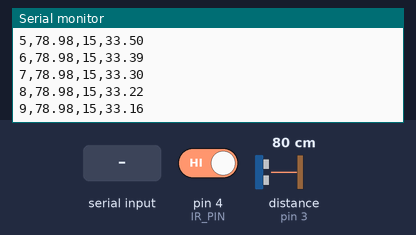
Simulated run of this sketch. Board: Arduino Uno, built with avr-gcc and run on an emulated ATmega328P. On the bench: the last lines printed to the serial monitor. Wiring (inferred from the names in the program): ultrasonic range finder: trigger pin 2; echo pin 3. The test bench sets the inputs (shaded band); at power-on: distance to the obstacle (sensor on pin 3) 80 cm, pin 4 (IR_PIN) HIGH. The echo pulse lasts 58.3 µs per cm.

Above: at 1.2 s.
1.3 s: distance to the obstacle (sensor on pin 3) set to 2 cm
At 1.39 s:
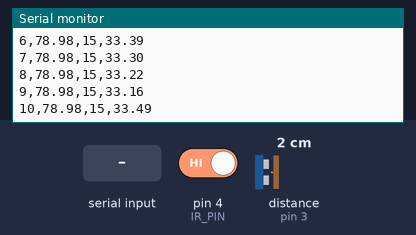
2.8 s: distance to the obstacle (sensor on pin 3) set to 9 cm
At 2.85 s:
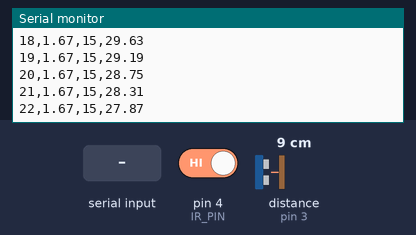
5.8 s: distance to the obstacle (sensor on pin 3) set to 250 cm
At 5.92 s:
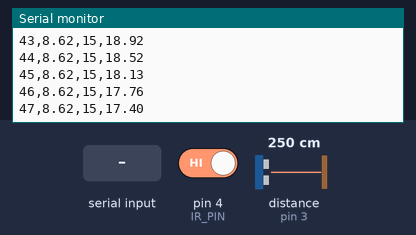
8.8 s: "1" received over the second serial link
At 9.33 s:
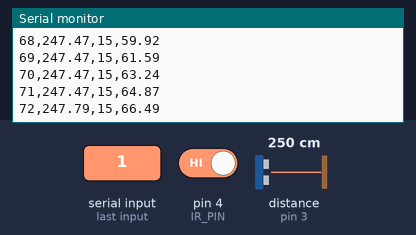
Timing chart, 0 to 11.8 s (numbered marks = the images above; inputs shaded):
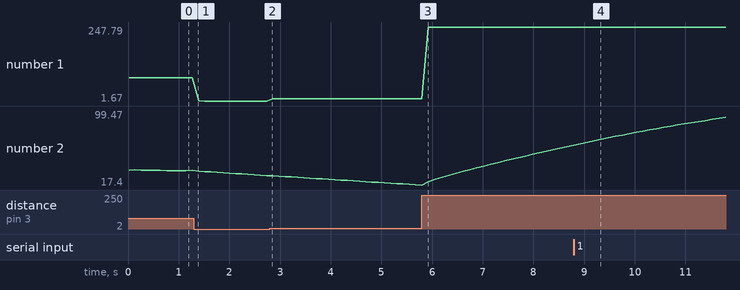

The sketch:

Kalman.ino
```cpp
#include <SoftwareSerial.h>
#include <math.h>

#define TRIG 2
#define ECHO 3
#define IR_PIN 4

SoftwareSerial lidarSerial(8, 9);

int maxCount = 200;
int count = 0;

int lastValidLidar = 15;

// =============================
// KALMAN VARIABLES
// =============================
float x = 0;        // estimated distance (will be initialised from first measurement)
float P = 50.0;    // covariance (large so filter trusts measurements initially)
float Q = 0.1;      // process noise

float R_lidar = 4.0;
float R_sonar = 9.0;

float beta = 0.90;

// Start-up control
bool kfInit = false;
int warmupSamples = 10;   // during warmup, do NOT adapt R
int warmupCount = 0;

// =============================
// KALMAN UPDATE
// =============================
float kalmanAdaptiveUpdate(float z, float &R_sensor, bool adaptR) {

  // Predict
  float x_pred = x;
  float P_pred = P + Q;

  // Innovation
  float innovation = z - x_pred;

  // Optional: adapt measurement noise AFTER warmup only
  if (adaptR) {
    float inst_noise = innovation * innovation;

    // Bound inst_noise to avoid absurd R growth from occasional outliers
    // (tune these bounds to your setup)
    if (inst_noise < 0.01f) inst_noise = 0.01f;
    if (inst_noise > 400.0f) inst_noise = 400.0f; // e.g., 20cm^2

    R_sensor = beta * R_sensor + (1 - beta) * inst_noise;

    if (R_sensor < 0.1f)  R_sensor = 0.1f;
    if (R_sensor > 500.0f) R_sensor = 500.0f;
  }

  // Update
  float K = P_pred / (P_pred + R_sensor);
  x = x_pred + K * innovation;
  P = (1 - K) * P_pred;

  return x;
}

// =============================
// SONAR & LIDAR READERS
// =============================
float readSonar() {
  digitalWrite(TRIG, LOW);
  delayMicroseconds(2);
  digitalWrite(TRIG, HIGH);
  delayMicroseconds(10);
  digitalWrite(TRIG, LOW);

  // Add timeout to prevent blocking and to detect invalid readings
  unsigned long duration = pulseIn(ECHO, HIGH, 30000UL); // 30ms timeout

  if (duration == 0) return NAN; // invalid / timeout

  float d = duration * 0.034f / 2.0f;

  // Basic sanity bounds (tune to your experiment range)
  if (d <= 0.5f || d > 300.0f) return NAN;

  return d;
}

int readLidar() {
  if (lidarSerial.available() >= 9) {
    if (lidarSerial.read() == 0x59 && lidarSerial.read() == 0x59) {

      int low  = lidarSerial.read();
      int high = lidarSerial.read();
      int dist = low + high * 256;

      for (int i = 0; i < 5; i++) lidarSerial.read();

      if (dist > 0 && dist < 300) {
        lastValidLidar = dist;
        return dist;
      }
    }
  }
  return lastValidLidar;
}

// =============================
// SETUP
// =============================
void setup() {
  Serial.begin(9600);
  lidarSerial.begin(115200);

  pinMode(TRIG, OUTPUT);
  pinMode(ECHO, INPUT);
  pinMode(IR_PIN, INPUT);

  Serial.println("sample,sonar,lidar,fused");
}

// =============================
// MAIN LOOP
// =============================
void loop() {

  if (count >= maxCount) {
    Serial.println("Done.");
    while (1);
  }

  float sonarDist = readSonar();
  int   lidarDist = readLidar();
  int   irState   = digitalRead(IR_PIN); // logged only (no influence)

  // ---- Initialise filter from the first reliable measurement ----
  if (!kfInit) {
    x = (float)lidarDist;  // or use average if sonar valid: x = (isfinite(sonarDist)? (sonarDist+lidarDist)/2 : lidarDist);
    P = 100.0f;
    warmupCount = 0;
    kfInit = true;
  }

  // During warmup, do not adapt R (prevents R blowing up due to initial mismatch)
  bool adaptR = (warmupCount >= warmupSamples);

  // Update with valid sonar only
  if (isfinite(sonarDist)) {
    kalmanAdaptiveUpdate(sonarDist, R_sonar, adaptR);
  }

  // Always update with lidar (you already hold lastValidLidar)
  kalmanAdaptiveUpdate((float)lidarDist, R_lidar, adaptR);

  float fused = x;

  // CSV OUTPUT
  Serial.print(count);      Serial.print(",");
  Serial.print(sonarDist);  Serial.print(",");
  Serial.print(lidarDist);  Serial.print(",");
  Serial.println(fused);

  count++;
  if (warmupCount < 1000000) warmupCount++;
  delay(120);
}
```

Measured:
- after the input at 8.8 s, the serial monitor: prints a new line after 0.41 s (image 4)
- plotted number 1: 78.98 → 1.67 after the input at 1.3 s, 1.67 → 8.62 after the input at 2.8 s, 8.62 → 247.47 after the input at 5.8 s, 247.47 → 247.79 after the input at 8.8 s
- plotted number 2: 33.49 → 27.87 after the input at 1.3 s, 27.87 → 17.4 after the input at 2.8 s, 17.4 → 61.59 after the input at 5.8 s, 61.59 → 99.47 after the input at 8.8 s
